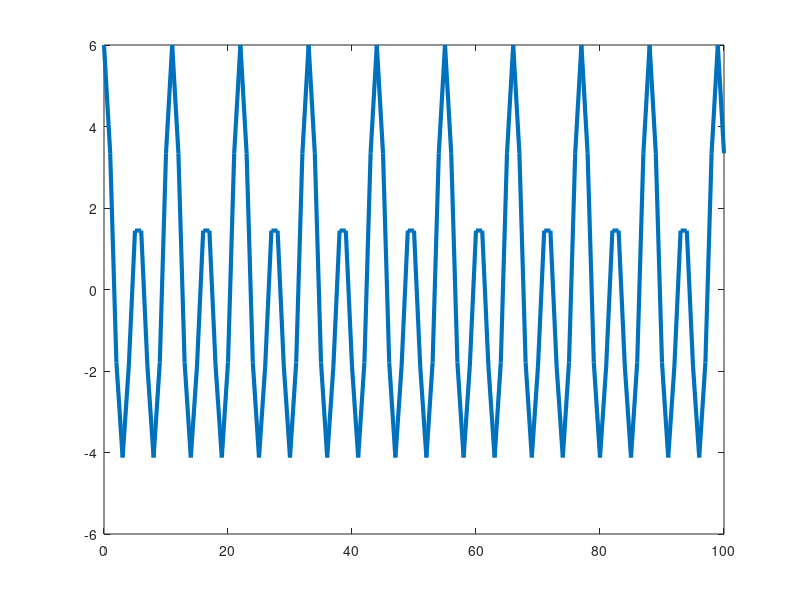

Reproduce this figure in MATLAB.
%% test 
clc;clear;
N = 11;

omega_0 = 2*pi/N;

timesteps = 0:1:100;
a_vec = [1 2];
x = a_vec(1)*(exp(omega_0*1i.*timesteps) + exp(-omega_0*1i.*timesteps))...
    + a_vec(2)*(exp(2*omega_0*1i.*timesteps) + exp(-2*omega_0*1i.*timesteps));
%%
figure;
plot(timesteps,x,'LineWidth',3)

%%



